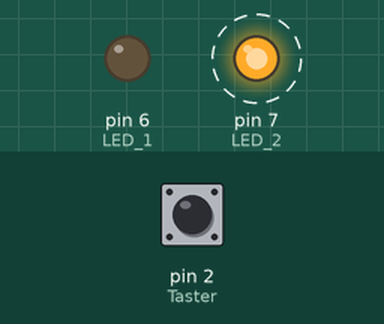
Simulated run of this sketch. Board: Arduino Uno, built with avr-gcc and run on an emulated ATmega328P. On the bench: output pins drawn as LEDs (lit = HIGH). Dashed ring = blinking. Inputs (shaded band) come from the test bench; at power-on: pin 2 (Taster) LOW.

Above: at 1.2 s.
1.3 s: pin 2 (Taster) pulled HIGH for 0.15 s
At 1.4 s:
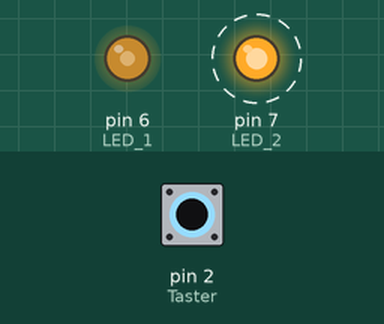
4.3 s: pin 2 (Taster) pulled HIGH for 1 s
At 6.8 s:
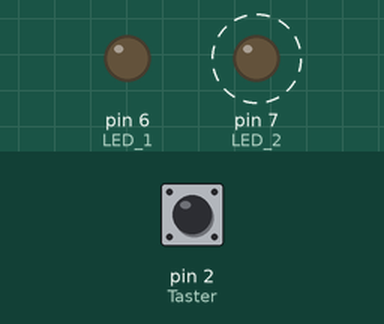
7.3 s: pin 2 (Taster) pulled HIGH for 3.2 s
At 8.8 s:
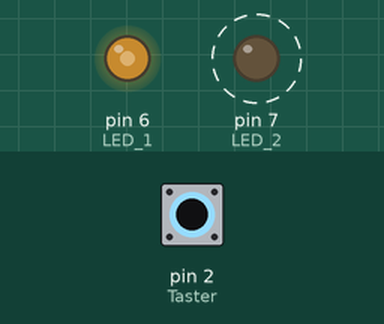
12.0 s: pin 2 (Taster) pulled HIGH for 0.15 s
At 13.8 s:
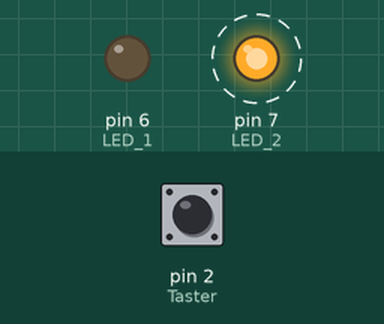
15.0 s: pin 2 (Taster) pulled HIGH for 0.15 s
At 15.5 s:
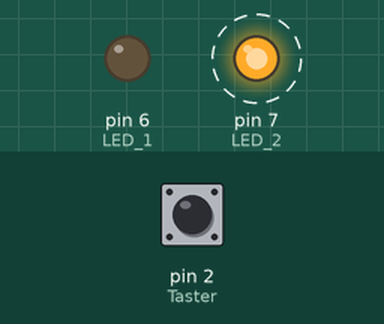
Timing chart, 0 to 19.0 s (numbered marks = the images above; inputs shaded):
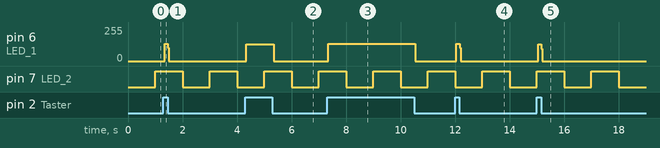

Measured:
- after the input at 1.3 s, pin 6 (LED_1): 0/255 → 131/255 at once, → 0/255 0.12 s later
- after the input at 4.3 s, pin 6 (LED_1): 0/255 → 124/255 at once, → 0/255 1.0 s later
- after the input at 7.3 s, pin 6 (LED_1): 0/255 → 131/255 at once, → 0/255 3.2 s later
- after the input at 12.0 s, pin 6 (LED_1): 0/255 → 131/255 at once, → 0/255 0.12 s later
- after the input at 15.0 s, pin 6 (LED_1): 0/255 → 124/255 at once, → 0/255 0.12 s later
- by itself, pin 7 (LED_2): alternates HIGH for 1.0 s and LOW for 1.0 s

The sketch:

5_go_delay_2Leds_1btn.ino
```cpp
/*
   Sketching mit Hardware
  DMP - Vertiefung Medieninformatik 2 - WS 23_24

  - Using the millis() function Termin 5
  This project demonstrates the usage of the
  millis() function in otder to avoid using delay()
 Martinez
*/
/* NOGO
void setup() {

  pinMode(6, OUTPUT);
  pinMode(7, OUTPUT);
  pinMode(2, INPUT);
}

void loop() {
  if (digitalRead(2) == HIGH){
    digitalWrite(6, !digitalRead(6)); // Schaltet LED an pin 4 AN/AUS
  }
  digitalWrite(7, HIGH); // LED an Pin 3 AN
  delay(1000); // Pause
  digitalWrite(7, LOW); // LED an Pin 3 AUS
  delay(1000); // Pause
} */
unsigned long previousMillis = 0; // speichert den Zeitpunkt an dem zuletzt geschalten wurde
const long interval = 1000; // Länge der Pause in ms

void setup() {
  pinMode(6, OUTPUT); // LED 1
  pinMode(7, OUTPUT); // LED 2
  pinMode(2, INPUT);  // Taster
}

void loop() {
  if (digitalRead(2) == HIGH){
    digitalWrite(6, !digitalRead(6)); // Schaltet LED an pin 4 AN/AUS
  }
 unsigned long currentMillis = millis(); // Aktuelle Zeit wird in currentMillis gespeichert
  if (currentMillis - previousMillis >= interval) { // Falls mehr als 1000 ms vergangen sind
     previousMillis = currentMillis; // Zeitpunkt der letzten Schaltung wird festgehalten
  digitalWrite(7, !digitalRead(7)); // LED wird ein- bzw. ausgeschaltet
  }
}
```
